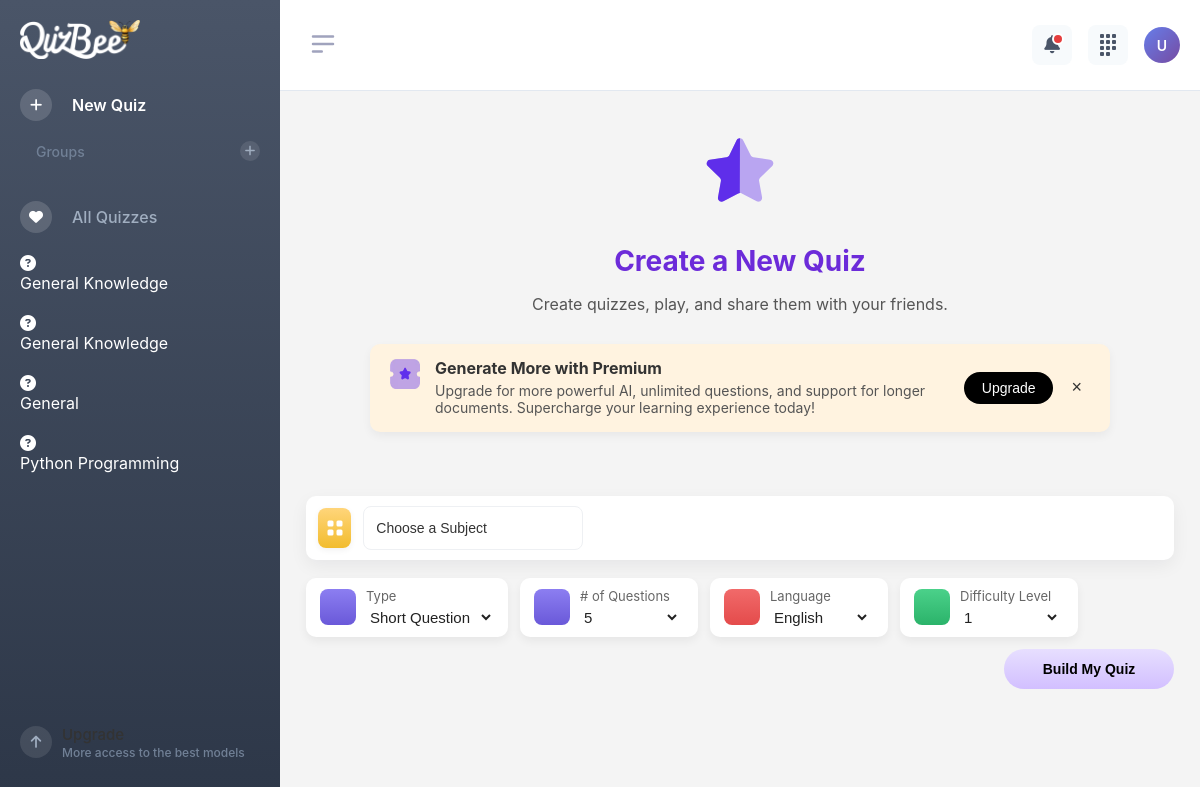
The app's page /main/ (signed in), older data.
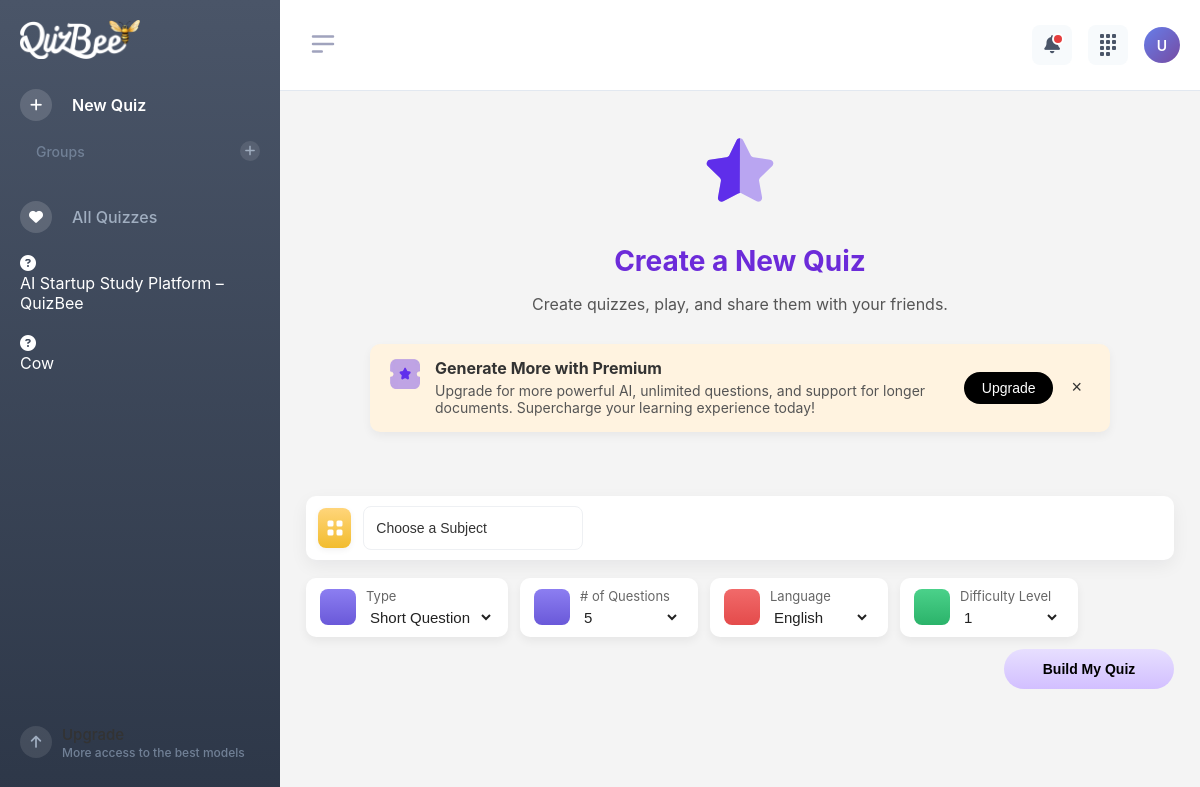
The same page, newer data.
### app/models.py (models this page shows, shortened)
class Quiz(models.Model):
    QUESTION_PREFERENCES = [
        ('SHORT', 'Short Questions'),
        ('TF', 'True/False'),
        ('MCQ', 'Multiple Choice'),
        ('FILL', 'Fill in the Blank'),
        ('MIX', 'Mix'),
    ]
    topic = models.CharField(max_length=200)
    difficulty = models.IntegerField(default=1)
    user = models.ForeignKey(User, on_delete=models.CASCADE, null=True, blank=True, related_name="quizzes")
    question_preference = models.CharField(max_length=10, choices=QUESTION_PREFERENCES, default="MIX")

### app/views.py (the view)
# urls.py: path('main/', views.main, name='main'),
def main(request):
    quizzes = Quiz.objects.filter(user=request.user)
    return render(request, 'main.html', {'quizzes': quizzes})

### templates/main.html (shortened to what this page needs)
{% extends 'base.html' %}
{% load static %}
{% block content %}
<div class="create-quiz-container">
  <img src="{% static 'images/Star.svg' %}" alt="Star" class="quiz-star">
  <h2 class="quiz-heading">Create a New Quiz</h2>
  <p class="quiz-subtext">Create quizzes, play, and share them with your friends.</p>
  <div class="upgrade-banner" id="upgradeBanner">
    <div class="upgrade-left">
      <div class="upgrade-icon">
        <img src="{% static 'images/ticket-star.webp' %}" alt="Premium Icon">
      </div>
      <div class="upgrade-text">
        <strong>Generate More with Premium</strong>
        <p>Upgrade for more powerful AI, unlimited questions, and support for longer documents. Supercharge your learning experience today!</p>
      </div>
    </div>
    <div class="upgrade-right">
      <button class="upgrade-btn">Upgrade</button>
      <button class="close-btn" onclick="closeBanner()">×</button>
    </div>
  </div>
</div>
{% include "input-bar.html" %}
{% endblock %}

### templates/base.html (shortened to what this page needs)
{% load static %}
<!DOCTYPE html>
<html lang="en">
<head>
  <link rel="stylesheet" href="https://cdnjs.cloudflare.com/ajax/libs/font-awesome/6.5.0/css/all.min.css">
  <link rel="stylesheet" href="{% static 'css/base.css' %}">
</head>
<body>
  <div class="container">
    <div class="sidebar" id="sidebar">
      <div class="logo">
        <img src="{% static 'images/slide-logo.webp' %}" alt="Main Logo" class="main-logo">
      </div>
      <ul>
        <li>
          <a href="{% url "main" %}">
            <div class="icon-circle"><i class="fa-solid fa-plus"></i></div>
            <span class="label">New Quiz</span>
          </a>
        </li>
        <li>
          <a href="#">
            <span class="label">Groups</span>
            <div class="right-circle"><i class="fa-solid fa-plus"></i></div>
          </a>
        </li>
        <li>
          <a href="{% url "all_quizes" %}">
            <div class="icon-circle"><i class="fa-solid fa-heart"></i></div>
            <span class="label">All Quizzes</span>
          </a>
        </li>
        {% for quiz in quizzes %}
          <li>
              <div class="icon-circle"><i class="fa-solid fa-circle-question"></i></div>
              <span class="label">{{ quiz.topic }}</span>
          </li>
        {% empty %}
          <li>
            <span class="label text-muted">No quizzes yet</span>
          </li>
        {% endfor %}
        <li class="upgrade">
          <div class="icon-circle"><i class="fa-solid fa-arrow-up"></i></div>
          <div class="upgrade-text">
            Upgrade<br>
            <small>More access to the best models</small>
          </div>
        </li>
      </ul>
    </div>
    <div class="navbar">
      <div class="navbar-left">
        <button class="toggle-btn" onclick="toggleSidebar()">
          <img src="{% static 'images/menu-icon.svg' %}" alt="Toggle Sidebar" id="toggleIcon" width="30" height="30">
        </button>
      </div>
      <div class="navbar-right">
        <button class="navbar-icon bell-icon">
          <i class="fa-solid fa-bell"></i>
        </button>
        <button class="navbar-icon">
          <div class="apps-grid">
            <div class="dot"></div><div class="dot"></div><div class="dot"></div>
            <div class="dot"></div><div class="dot"></div><div class="dot"></div>
            <div class="dot"></div><div class="dot"></div><div class="dot"></div>
          </div>
        </button>
        <div class="profile-avatar">U</div>
      </div>
    </div>
    <div class="main-content">
      {% block content %}{% endblock %}
    </div>
  </div>
</body>
</html>

Row changes from the older to the newer data that the page shows:
removed Quiz: topic "General Knowledge"
removed Quiz: topic "General Knowledge"
removed Quiz: topic "General"
removed Quiz: topic "Python Programming"
added Quiz: topic "AI Startup Study Platform – QuizBee"
added Quiz: topic "Cow"
